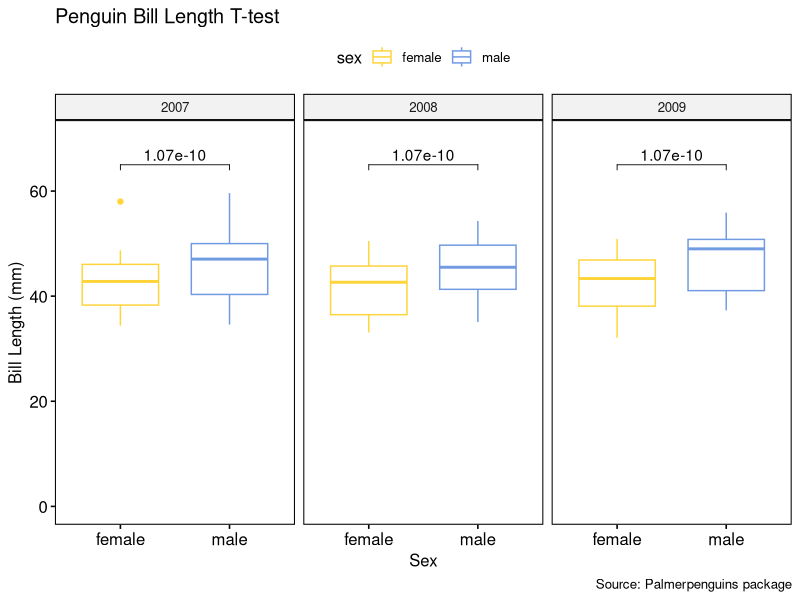
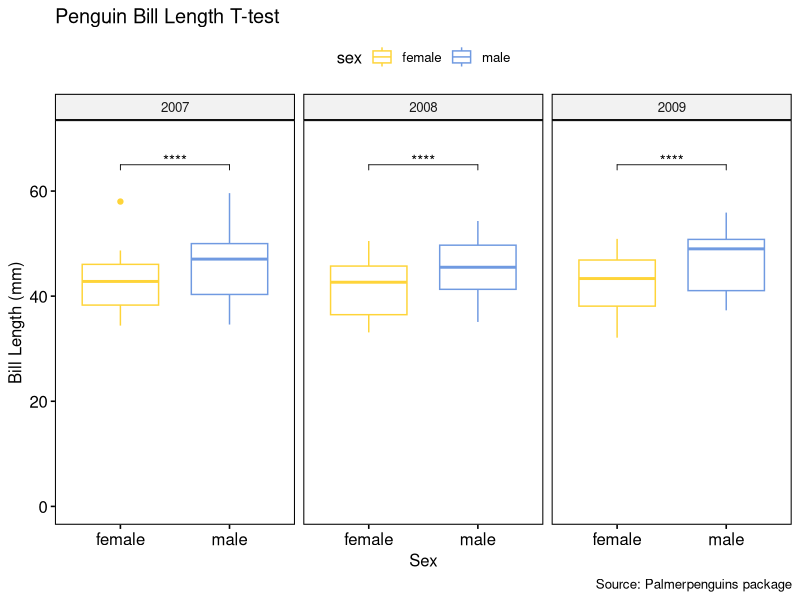
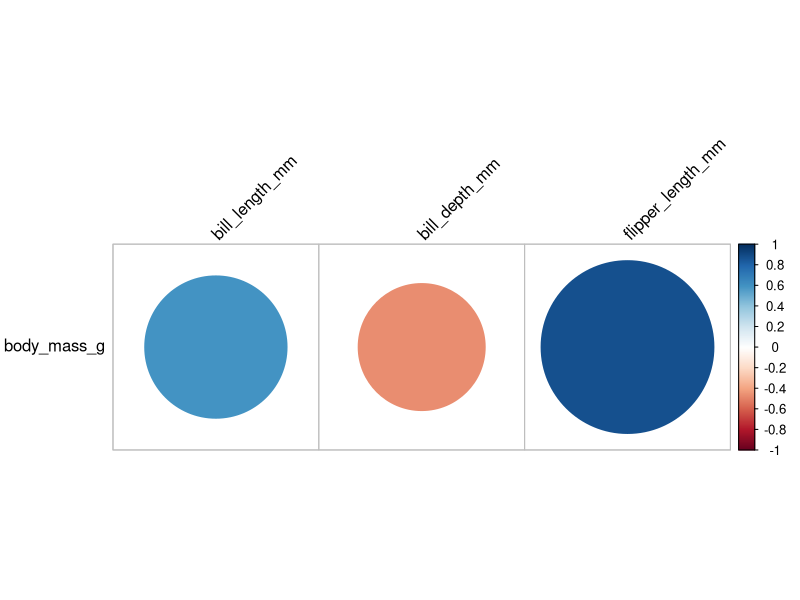

These charts were generated, in order, by the following R code:
## ---- chunk 1
knitr::opts_chunk$set(echo = TRUE, message = FALSE, warning = FALSE, fig.path = "../Output/")
## ---- chunk 2
library(tidyverse)
library(rstatix)
library(here)
library(ggplot2)
library(palmerpenguins)
library(ggpubr)
## ---- chunk 3
#Full summary statistics
fullsum_penguins <- penguins %>% 
  get_summary_stats(year)
fullsum_penguins

#Grouped data summary statistics ; showing only common summary
groupsum_penguins <- penguins %>% 
  group_by(bill_length_mm, bill_depth_mm) %>% 
  get_summary_stats(year, type = "common")
groupsum_penguins

#Robust summary statistics
robustsum_penguins <- penguins %>% 
  get_summary_stats(year, type = "robust")
robustsum_penguins
#Summary statistics of only the mean and sd
meansdsum_penguins <- penguins %>% 
  get_summary_stats(year, type = "mean_sd")
meansdsum_penguins
## ---- chunk 4
#Outlier of palmer penguin data for bill length (mm) 
outliers1 <- penguins %>%
  group_by(species)%>%
  identify_outliers(bill_length_mm)
view(outliers1)

#Outlier of palmer penguin data for bill depth (mm)
outliers2 <- penguins %>%
  group_by(species)%>%
  identify_outliers(bill_depth_mm)
view(outliers2)
## ---- chunk 5
#Shapiro test function
normality <- penguins %>%
  group_by(species) %>%
  shapiro_test(bill_length_mm, bill_depth_mm, body_mass_g, flipper_length_mm)
view(normality)

## ---- chunk 6
## one-sample t-test
t_test1 <- penguins %>% 
  t_test(bill_length_mm ~ 1, mu = 0)
view(t_test1)

## two-samples paired t_test
t_test2 <- penguins %>% 
  t_test(bill_length_mm ~ sex) 
view(t_test2)

## How would you compute an unpaired t-test? Discuss with your neighbor
## ---- chunk 7
## First we need to install load the ggpubr package
## Next step is to remove any unwanted NAs from data and plot, so we need to have a clean data set
penguins_clean1 <- penguins %>% 
  drop_na(sex)  ### dropping NAs from the sex column ###
view(penguins_clean1)

## t-test plot with brackets
ggboxplot(penguins_clean1, x = "sex", y = "bill_length_mm", 
          color = "sex", palette = "simpsons", 
          facet.by = "year", ylim = c(0,70)) +
  stat_pvalue_manual(t_test2, label = "p", y.position = 65) + 
  labs(title = "Penguin Bill Length T-test", 
       x = "Sex", y = "Bill Length (mm)", 
       caption = "Source: Palmerpenguins package")
  ### to remove brackets, use "remove.bracket = TRUE" within the stat_pvalue_manual function
## ---- chunk 8
## t-test plot that shows significance 
ggboxplot(penguins_clean1, x = "sex", y = "bill_length_mm", 
          color = "sex", palette = "simpsons", 
          facet.by = "year", ylim = c(0,70)) +
  stat_pvalue_manual(t_test2, label = "p.adj.signif", y.position = 65) +
  labs(title = "Penguin Bill Length T-test", 
       x = "Sex", y = "Bill Length (mm)", 
       caption = "Source: Palmerpenguins package")
  ### changes label from "p" to "p.adj.signif" ###
## ---- chunk 9
penguin_clean <- penguins %>% 
  drop_na()

#t-test effect size for one sample
effect_one <- penguins %>% 
  cohens_d(bill_length_mm ~ 1, mu = 0)
effect_one

#T-test effect size for two independent samples
effect_two <-penguin_clean %>% 
  cohens_d(bill_length_mm ~ sex, var.equal = TRUE) 
effect_two
## ---- chunk 10
#for ANOVA testing, it is best to not have any NAs in the data
penguins_clean <- penguins %>%
  drop_na() 

#one-way ANOVA
#variable: bill length
#can get anova table in the console by using get_anova_table
#objecting the test helps to open the anova table in a new tab
one_way_pens <-penguins_clean %>%
  anova_test(year ~ bill_length_mm)
get_anova_table(one_way_pens, correction = "none")

#correction is used only in repeated measures and it refers to the degrees of freedom reported for the within-subject factors


#grouped one-way ANOVA
#grouping by species
group_anova <- penguins_clean %>%
  group_by(species) %>%
  anova_test(year ~ bill_length_mm)
get_anova_table(group_anova)


#two-way ANOVA
#two variables: bill length and depth
two_way_pens <- penguins_clean %>%
  anova_test(year ~ bill_length_mm*bill_depth_mm)
get_anova_table(two_way_pens, correction = "none")


#grouped two-way ANOVA
group_twopens <- penguins_clean %>%
  group_by(species) %>%
  anova_test(year ~ bill_length_mm*bill_depth_mm)
get_anova_table(group_twopens)
## ---- chunk 11
#again using a dataset where we dropped the NAs -> penguins_clean

corpens <-penguins_clean %>%
  cor_test(bill_length_mm, method = "pearson")
view(corpens)

#can group by species
corgroup <- penguins_clean %>%
  group_by(species) %>%
  cor_test(bill_length_mm, bill_depth_mm, method = "pearson")
view(corgroup)

## ---- chunk 12
data <- penguins_clean %>%
  select(species, bill_length_mm, bill_depth_mm, flipper_length_mm, body_mass_g)
view(data)

cordata <- data %>% cor_test(body_mass_g, method = "pearson")
cordata

#creating a correlation matrix
cormatpens <- data %>% 
  cor_mat(body_mass_g, method = "pearson") %>%
  cor_plot()
view(cormatpens)
